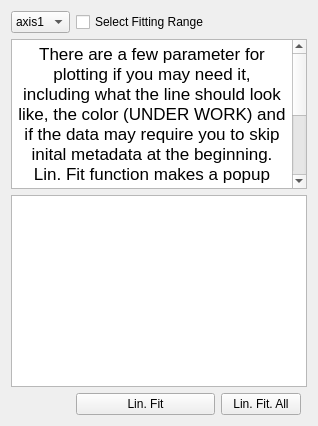
      <widget class="QWidget" name="tab_2">
       <attribute name="title">
        <string>Fit Results</string>
       </attribute>
       <layout class="QGridLayout" name="gridLayout_5">
        <item row="3" column="0" colspan="5">
         <widget class="QTextBrowser" name="textBrowser">
          <property name="maximumSize">
           <size>
            <width>16777215</width>
            <height>150</height>
           </size>
          </property>
          <property name="html">
           <string>&lt;!DOCTYPE HTML PUBLIC &quot;-//W3C//DTD HTML 4.0//EN&quot; &quot;http://www.w3.org/TR/REC-html40/strict.dtd&quot;&gt;
&lt;html&gt;&lt;head&gt;&lt;meta name=&quot;qrichtext&quot; content=&quot;1&quot; /&gt;&lt;style type=&quot;text/css&quot;&gt;
p, li { white-space: pre-wrap; }
&lt;/style&gt;&lt;/head&gt;&lt;body style=&quot; font-family:'MS Shell Dlg 2'; font-size:8.25pt; font-weight:400; font-style:normal;&quot;&gt;
&lt;p align=&quot;center&quot; style=&quot; margin-top:0px; margin-bottom:0px; margin-left:0px; margin-right:0px; -qt-block-indent:0; text-indent:0px;&quot;&gt;&lt;span style=&quot; font-family:'.AppleSystemUIFont'; font-size:13pt;&quot;&gt;There are a few parameter for plotting if you may need it,  including what the line should look like, the color (UNDER WORK) and if the data may require you to skip inital metadata at the beginning.  Lin. Fit function makes a popup dialog where you can pick a single line on the graph to linearly fit where the fit stats will show up below. The Lin. Fit. All will fit all the data on the graph and print in the line command the slopes of the data&lt;/span&gt;&lt;/p&gt;&lt;/body&gt;&lt;/html&gt;</string>
          </property>
         </widget>
        </item>
        <item row="4" column="0" colspan="5">
         <widget class="QTextEdit" name="fit_results_TE"/>
        </item>
        <item row="1" column="1">
         <widget class="QCheckBox" name="selectrange_box">
          <property name="text">
           <string>Select Fitting Range</string>
          </property>
         </widget>
        </item>
        <item row="1" column="0">
         <widget class="QComboBox" name="axischoise_cb">
          <item>
           <property name="text">
            <string>axis1</string>
           </property>
          </item>
          <item>
           <property name="text">
            <string>axis2</string>
           </property>
          </item>
          <item>
           <property name="text">
            <string>axis3</string>
           </property>
          </item>
          <item>
           <property name="text">
            <string>axis4</string>
           </property>
          </item>
         </widget>
        </item>
        <item row="5" column="1" colspan="2">
         <widget class="QPushButton" name="lin_fit_pb">
          <property name="text">
           <string>Lin. Fit</string>
          </property>
         </widget>
        </item>
        <item row="5" column="3">
         <widget class="QPushButton" name="linfitall_pb">
          <property name="text">
           <string>Lin. Fit. All</string>
          </property>
         </widget>
        </item>
       </layout>
      </widget>
